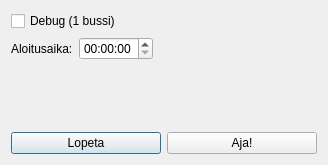
<?xml version="1.0" encoding="UTF-8"?>
<ui version="4.0">
 <class>KonffiIkkuna</class>
 <widget class="QDialog" name="KonffiIkkuna">
  <property name="geometry">
   <rect>
    <x>0</x>
    <y>0</y>
    <width>328</width>
    <height>165</height>
   </rect>
  </property>
  <property name="windowTitle">
   <string>Konffi-ikkuna</string>
  </property>
  <layout class="QVBoxLayout" name="verticalLayout_2">
   <item>
    <layout class="QVBoxLayout" name="verticalLayout">
     <item>
      <widget class="QCheckBox" name="cbDebug">
       <property name="toolTip">
        <string>Käytä debug-konfiguraatiota.</string>
       </property>
       <property name="text">
        <string>Debug (1 bussi)</string>
       </property>
      </widget>
     </item>
     <item>
      <layout class="QHBoxLayout" name="horizontalLayout_2">
       <item>
        <widget class="QLabel" name="lblAika">
         <property name="text">
          <string>Aloitusaika:</string>
         </property>
        </widget>
       </item>
       <item>
        <widget class="QTimeEdit" name="timeEdit">
         <property name="toolTip">
          <string>Aseta pelin sisäinen aloitusaika.</string>
         </property>
        </widget>
       </item>
       <item>
        <spacer name="horizontalSpacer">
         <property name="orientation">
          <enum>Qt::Horizontal</enum>
         </property>
         <property name="sizeHint" stdset="0">
          <size>
           <width>40</width>
           <height>20</height>
          </size>
         </property>
        </spacer>
       </item>
      </layout>
     </item>
    </layout>
   </item>
   <item>
    <spacer name="verticalSpacer">
     <property name="orientation">
      <enum>Qt::Vertical</enum>
     </property>
     <property name="sizeHint" stdset="0">
      <size>
       <width>20</width>
       <height>40</height>
      </size>
     </property>
    </spacer>
   </item>
   <item>
    <layout class="QHBoxLayout" name="horizontalLayout">
     <item>
      <widget class="QPushButton" name="btnPeruuta">
       <property name="toolTip">
        <string>Lopeta peli.</string>
       </property>
       <property name="text">
        <string>Lopeta</string>
       </property>
      </widget>
     </item>
     <item>
      <widget class="QPushButton" name="btnAja">
       <property name="toolTip">
        <string>Aloita peli.</string>
       </property>
       <property name="text">
        <string>Aja!</string>
       </property>
      </widget>
     </item>
    </layout>
   </item>
  </layout>
 </widget>
 <resources/>
 <connections/>
</ui>
